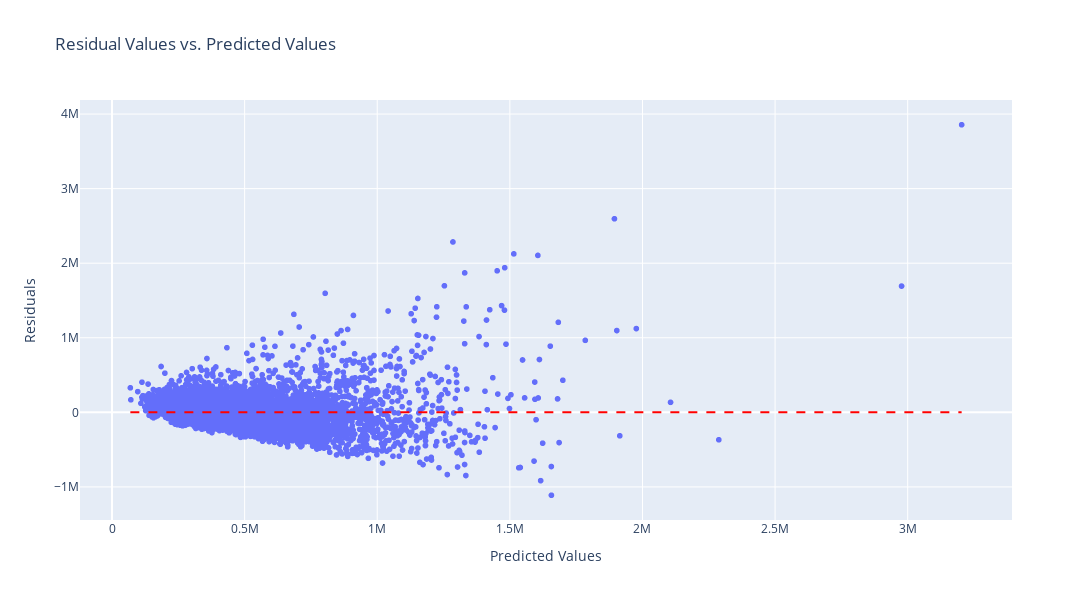

Source (notebook cell):
### Code cell
import plotly.express as px
import numpy as np

# Assuming you have y_test and y_pred_test as your true and predicted data
# Calculate residuals
residuals = np.array(y_test) - np.array(y_pred_test)

# Create the scatter plot
fig = px.scatter(x=y_pred_test, y=residuals, title='Residual Values vs. Predicted Values',
                 labels={'x': 'Predicted Values', 'y': 'Residuals'})

# Add a horizontal line at y=0 for reference
fig.add_shape(type='line', x0=min(y_pred_test), x1=max(y_pred_test), y0=0, y1=0,
              line=dict(color='red', dash='dash'))
fig.update_layout(width=1200,height=600)

fig.show()

### Figure 1 — Plotly figure (JSON) as saved in the notebook; plotly's stock layout.template omitted (floating-point values rounded to 4 significant figures; data arrays with more than 128 entries replaced by an {"elided": "..."} marker saying what was removed)
{"data": [{"hovertemplate": "Predicted Values=%{x}<br>Residuals=%{y}<extra></extra>", "legendgroup": "", "marker": {"color": "#636efa", "symbol": "circle"}, "mode": "markers", "name": "", "showlegend": false, "type": "scattergl", "x": {"elided": "5400 float values"}, "xaxis": "x", "y": {"elided": "5400 float values"}, "yaxis": "y"}], "layout": {"height": 600, "legend": {"tracegroupgap": 0}, "shapes": [{"line": {"color": "red", "dash": "dash"}, "type": "line", "x0": 69120.0, "x1": 3203000.0, "y0": 0, "y1": 0}], "title": {"text": "Residual Values vs. Predicted Values"}, "width": 1200, "xaxis": {"anchor": "y", "domain": [0, 1], "title": {"text": "Predicted Values"}}, "yaxis": {"anchor": "x", "domain": [0, 1], "title": {"text": "Residuals"}}}}
